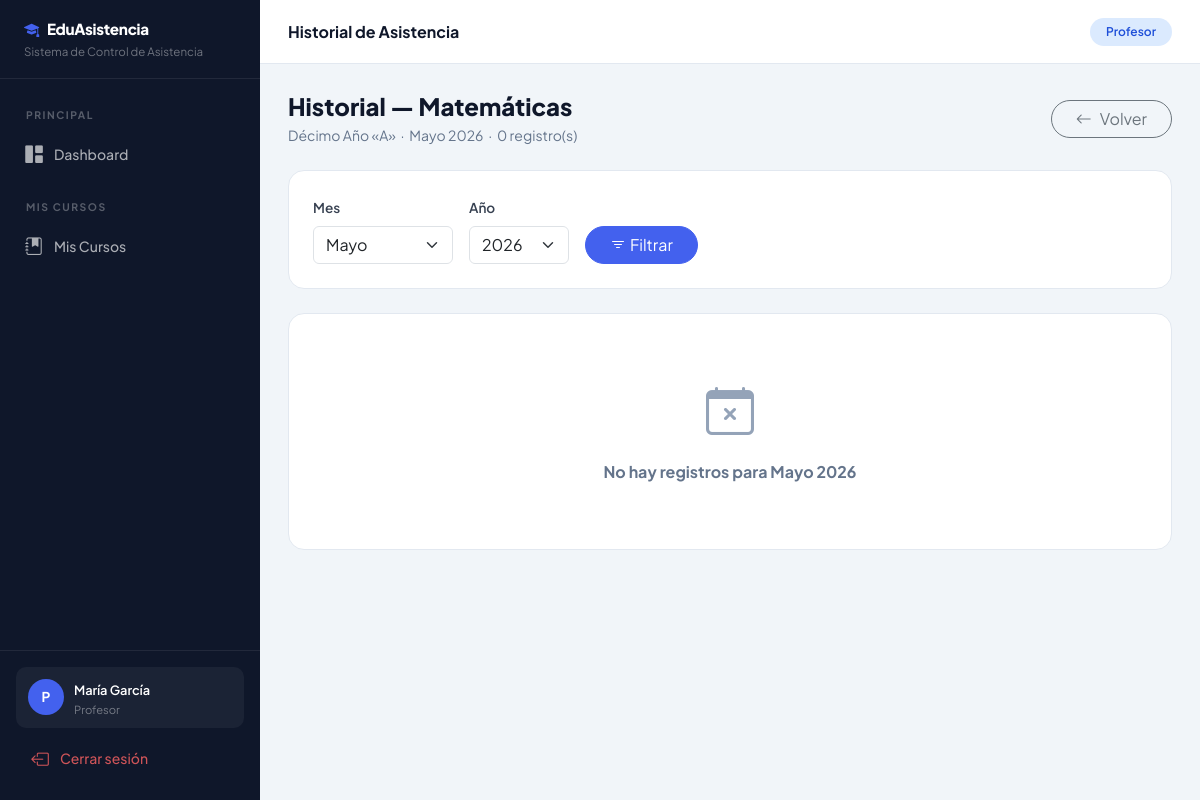
Screenshot of /materias/24/historial/ (signed in) with the database file from the repository.
### usuarios/models.py (models this page shows, shortened)
class Usuario(AbstractUser):
    ROLES = (
        ('admin', 'Administrador'),
        ('profesor', 'Profesor'),
    )
    rol = models.CharField(max_length=10, choices=ROLES, default='profesor')
    def es_admin(self):
        return self.rol == 'admin'

### cursos/models.py (models this page shows, shortened)
class Materia(models.Model):
    nombre  = models.CharField(max_length=120)
    curso   = models.ForeignKey(Curso, on_delete=models.CASCADE, related_name='materias')
    profesor = models.ForeignKey(
        Usuario, on_delete=models.SET_NULL, null=True, blank=True,
        related_name='materias', limit_choices_to={'rol': 'profesor'}
    )
    class Meta:
        verbose_name = 'Materia'
        verbose_name_plural = 'Materias'
        ordering = ['nombre']
        unique_together = ('nombre', 'curso')

class Curso(models.Model):
    NIVELES = (
        ('10mo', 'Décimo Año'),
        ('1ro_bach', 'Primero de Bachillerato'),
        ('2do_bach', 'Segundo de Bachillerato'),
        ('3ro_bach', 'Tercero de Bachillerato'),
    )
    nivel    = models.CharField(max_length=20, choices=NIVELES, default='10mo')
    paralelo = models.CharField(max_length=5)   # A, B, C, D
    descripcion = models.TextField(blank=True)
    @property
    def nombre(self):
        return f"{self.get_nivel_display()} «{self.paralelo}»"
    def __str__(self):
        return self.nombre
    class Meta:
        verbose_name = 'Curso'
        verbose_name_plural = 'Cursos'
        ordering = ['nivel', 'paralelo']
        unique_together = ('nivel', 'paralelo')

### asistencia/views.py (the view)
# urls.py: path('materias/<int:materia_pk>/historial/',   views.historial_asistencia, name='historial_asistencia'),
@login_required
def historial_asistencia(request, materia_pk):
    user    = request.user
    materia = get_object_or_404(Materia, pk=materia_pk)
    if not user.es_admin() and materia.profesor != user:
        messages.error(request, 'Sin permiso.'); return redirect('lista_cursos')
    hoy  = datetime.date.today()
    mes  = int(request.GET.get('mes',  hoy.month))
    anio = int(request.GET.get('anio', hoy.year))
    asistencias = Asistencia.objects.filter(
        materia=materia, fecha__month=mes, fecha__year=anio
    ).select_related('estudiante', 'profesor').order_by('-fecha', 'estudiante__apellido')
    MESES = [(1,'Enero'),(2,'Febrero'),(3,'Marzo'),(4,'Abril'),(5,'Mayo'),(6,'Junio'),
             (7,'Julio'),(8,'Agosto'),(9,'Septiembre'),(10,'Octubre'),(11,'Noviembre'),(12,'Diciembre')]
    return render(request, 'asistencia/historial.html', {
        'materia':    materia,
        'asistencias': asistencias,
        'mes': mes, 'anio': anio,
        'meses':      MESES,
        'anios':      list(range(hoy.year - 2, hoy.year + 1)),
        'nombre_mes': dict(MESES).get(mes, ''),
    })

### templates/asistencia/historial.html (shortened to what this page needs)
{% extends 'base.html' %}
{% block page_title %}Historial de Asistencia{% endblock %}
{% block content %}
<div class="page-header">
    <div>
        <h4>Historial — {{ materia.nombre }}</h4>
        <p>{{ materia.curso }} &nbsp;·&nbsp; {{ nombre_mes }} {{ anio }} &nbsp;·&nbsp; {{ asistencias.count }} registro(s)</p>
    </div>
    <a href="{% url 'detalle_materia' materia.pk %}" class="btn btn-outline-secondary rounded-pill px-4">
        <i class="bi bi-arrow-left me-2"></i>Volver
    </a>
</div>
<div class="table-card p-4 mb-4">
    <form method="get" class="d-flex flex-wrap gap-3 align-items-end">
        <div>
            <label class="form-label">Mes</label>
            <select name="mes" class="form-select" style="width:140px">
                {% for num, nombre in meses %}
                <option value="{{ num }}" {% if num == mes %}selected{% endif %}>{{ nombre }}</option>
                {% endfor %}
            </select>
        </div>
        <div>
            <label class="form-label">Año</label>
            <select name="anio" class="form-select" style="width:100px">
                {% for a in anios %}
                <option value="{{ a }}" {% if a == anio %}selected{% endif %}>{{ a }}</option>
                {% endfor %}
            </select>
        </div>
        <button type="submit" class="btn btn-primary rounded-pill px-4">
            <i class="bi bi-filter me-1"></i>Filtrar
        </button>
    </form>
</div>
{% if asistencias %}
<div class="table-card">
    <table class="table table-hover">
        <thead><tr><th>Fecha</th><th>Estudiante</th><th>Estado</th><th>Registrado por</th></tr></thead>
        <tbody>
            {% for a in asistencias %}
            <tr>
                <td><span class="fw-600">{{ a.fecha|date:"d/m/Y" }}</span><small class="text-muted d-block">{{ a.fecha|date:"l" }}</small></td>
                <td>
                    {% if user.es_admin %}
                    <a href="{% url 'calendario_estudiante' a.estudiante.pk %}" class="text-decoration-none fw-600">{{ a.estudiante }}</a>
                    {% else %}<strong>{{ a.estudiante }}</strong>{% endif %}
                </td>
                <td>
                    {% if a.estado == 'presente' %}
                    <span class="badge badge-presente px-3 py-2 rounded-pill"><i class="bi bi-check-circle-fill me-1"></i>Presente</span>
                    {% else %}
                    <span class="badge badge-ausente px-3 py-2 rounded-pill"><i class="bi bi-x-circle-fill me-1"></i>Ausente</span>
                    {% endif %}
                </td>
                <td class="text-muted small">{% if a.profesor %}{{ a.profesor.get_full_name|default:a.profesor.username }}{% else %}—{% endif %}</td>
            </tr>
            {% endfor %}
        </tbody>
    </table>
</div>
{% else %}
<div class="table-card"><div class="empty-state"><i class="bi bi-calendar-x"></i><h6>No hay registros para {{ nombre_mes }} {{ anio }}</h6></div></div>
{% endif %}
{% endblock %}

### templates/base.html (shortened to what this page needs)
<!DOCTYPE html>
<html lang="es">
<head>
    <link href="https://cdn.jsdelivr.net/npm/bootstrap@5.3.0/dist/css/bootstrap.min.css" rel="stylesheet">
    <link href="https://cdn.jsdelivr.net/npm/bootstrap-icons@1.11.0/font/bootstrap-icons.css" rel="stylesheet">
</head>
<body>
    <div class="sidebar" id="sidebar">
        <div class="sidebar-brand">
            <h5><i class="bi bi-mortarboard-fill me-2" style="color:var(--primary)"></i>EduAsistencia</h5>
            <small>Sistema de Control de Asistencia</small>
        </div>
        <div class="sidebar-nav mt-2">
            <div class="sidebar-section">Principal</div>
            <a href="{% url 'dashboard' %}" class="sidebar-link {% if request.resolver_match.url_name == 'dashboard' %}active{% endif %}">
                <i class="bi bi-grid-1x2-fill"></i> Dashboard
            </a>
            {% if user.es_admin %}
            <div class="sidebar-section">Administración</div>
            <a href="{% url 'lista_profesores' %}" class="sidebar-link {% if 'profesor' in request.resolver_match.url_name %}active{% endif %}">
                <i class="bi bi-person-badge-fill"></i> Profesores
            </a>
            <a href="{% url 'lista_cursos' %}" class="sidebar-link {% if 'curso' in request.resolver_match.url_name %}active{% endif %}">
                <i class="bi bi-journal-bookmark-fill"></i> Cursos
            </a>
            <a href="{% url 'reporte_asistencia' %}" class="sidebar-link {% if request.resolver_match.url_name == 'reporte_asistencia' %}active{% endif %}">
                <i class="bi bi-bar-chart-fill"></i> Reportes
            </a>
            {% else %}
            <div class="sidebar-section">Mis Cursos</div>
            <a href="{% url 'lista_cursos' %}" class="sidebar-link {% if 'curso' in request.resolver_match.url_name %}active{% endif %}">
                <i class="bi bi-journal-bookmark-fill"></i> Mis Cursos
            </a>
            {% endif %}
        </div>
        <div class="sidebar-footer">
            <div class="sidebar-user">
                <div class="user-avatar">{{ user.username|first|upper }}</div>
                <div class="user-info">
                    <span>{{ user.get_full_name|default:user.username }}</span>
                    <small>{{ user.get_rol_display }}</small>
                </div>
            </div>
            <a href="{% url 'logout' %}" class="sidebar-link mt-2" style="color:rgba(255,100,100,.8)">
                <i class="bi bi-box-arrow-left"></i> Cerrar sesión
            </a>
        </div>
    </div>
    <div class="main-content">
        <div class="topbar">
            <h6>{% block page_title %}{% endblock %}</h6>
            <div class="topbar-actions">
                <span class="badge badge-{{ user.rol }} px-3 py-2 rounded-pill">
                    {{ user.get_rol_display }}
                </span>
            </div>
        </div>
        <div class="page-content">
            {% block content %}{% endblock %}
        </div>
    </div>
</body>
</html>

### templates/base.html (style rules this page uses)
:root { --primary: #4361ee; --primary-dark: #3a56d4; --secondary: #7209b7; --success: #2ec4b6; --danger: #e63946; --warning: #ff9f1c; --sidebar-bg: #0f172a; --sidebar-width: 260px; --header-height: 64px; }
* { font-family: 'Plus Jakarta Sans', sans-serif; }
body { background: #f1f5f9; min-height: 100vh; }
.sidebar { position: fixed; top: 0; left: 0; width: var(--sidebar-width); height: 100vh; background: var(--sidebar-bg); display: flex; flex-direction: column; z-index: 1000; transition: transform .3s ease; overflow-y: auto; }
.sidebar-brand { padding: 20px 24px 16px; border-bottom: 1px solid rgba(255,255,255,.08); }
.sidebar-brand h5 { color: #fff; font-weight: 800; font-size: .95rem; margin: 0; letter-spacing: -.3px; }
.sidebar-brand small { color: rgba(255,255,255,.4); font-size: .72rem; }
.sidebar-section { padding: 20px 16px 8px; font-size: .65rem; font-weight: 700; text-transform: uppercase; letter-spacing: 1.5px; color: rgba(255,255,255,.3); }
.sidebar-nav { padding: 0 10px; }
.sidebar-link { display: flex; align-items: center; gap: 10px; padding: 10px 14px; border-radius: 10px; color: rgba(255,255,255,.65); text-decoration: none; font-size: .875rem; font-weight: 500; margin-bottom: 2px; transition: all .2s; }
.sidebar-link i { font-size: 1.1rem; width: 20px; text-align: center; }
.sidebar-footer { margin-top: auto; padding: 16px; border-top: 1px solid rgba(255,255,255,.08); }
.sidebar-user { display: flex; align-items: center; gap: 10px; padding: 10px 12px; border-radius: 10px; background: rgba(255,255,255,.05); }
.user-avatar { width: 36px; height: 36px; border-radius: 50%; background: var(--primary); color: #fff; display: flex; align-items: center; justify-content: center; font-weight: 700; font-size: .85rem; flex-shrink: 0; }
.user-info small { color: rgba(255,255,255,.4); font-size: .7rem; display: block; }
.user-info span { color: #fff; font-size: .8rem; font-weight: 600; }
.main-content { margin-left: var(--sidebar-width); min-height: 100vh; display: flex; flex-direction: column; }
.topbar { height: var(--header-height); background: #fff; border-bottom: 1px solid #e2e8f0; display: flex; align-items: center; padding: 0 28px; gap: 12px; position: sticky; top: 0; z-index: 100; }
.topbar h6 { margin: 0; font-weight: 700; font-size: 1rem; color: #0f172a; }
.topbar-actions { margin-left: auto; display: flex; align-items: center; gap: 8px; }
.page-content { padding: 28px; flex: 1; }
.table-card { background: #fff; border-radius: 16px; border: 1px solid #e2e8f0; overflow: hidden; }
.badge-profesor { background: #dbeafe; color: #1d4ed8; font-weight: 600; }
.form-label { font-weight: 600; font-size: .85rem; color: #374151; }
.btn-primary { background: var(--primary); border-color: var(--primary); }
.page-header { display: flex; align-items: center; justify-content: space-between; margin-bottom: 24px; }
.page-header h4 { font-weight: 800; color: #0f172a; margin: 0; }
.page-header p { color: #64748b; font-size: .875rem; margin: 4px 0 0; }
.empty-state { text-align: center; padding: 60px 20px; color: #94a3b8; }
.empty-state i { font-size: 3rem; margin-bottom: 16px; display: block; }
.empty-state h6 { font-weight: 700; color: #64748b; }

### rows the page displays
Usuario: username|first "P", get_full_name "María García", rol "Profesor"
Materia: nombre "Matemáticas", curso "Décimo Año «A»"

### other values shown
{{ nombre_mes }} "Mayo"
{{ anio }} "2026"
{{ asistencias.count }} "0"
form field mes "Mayo"
form field anio "2026"
